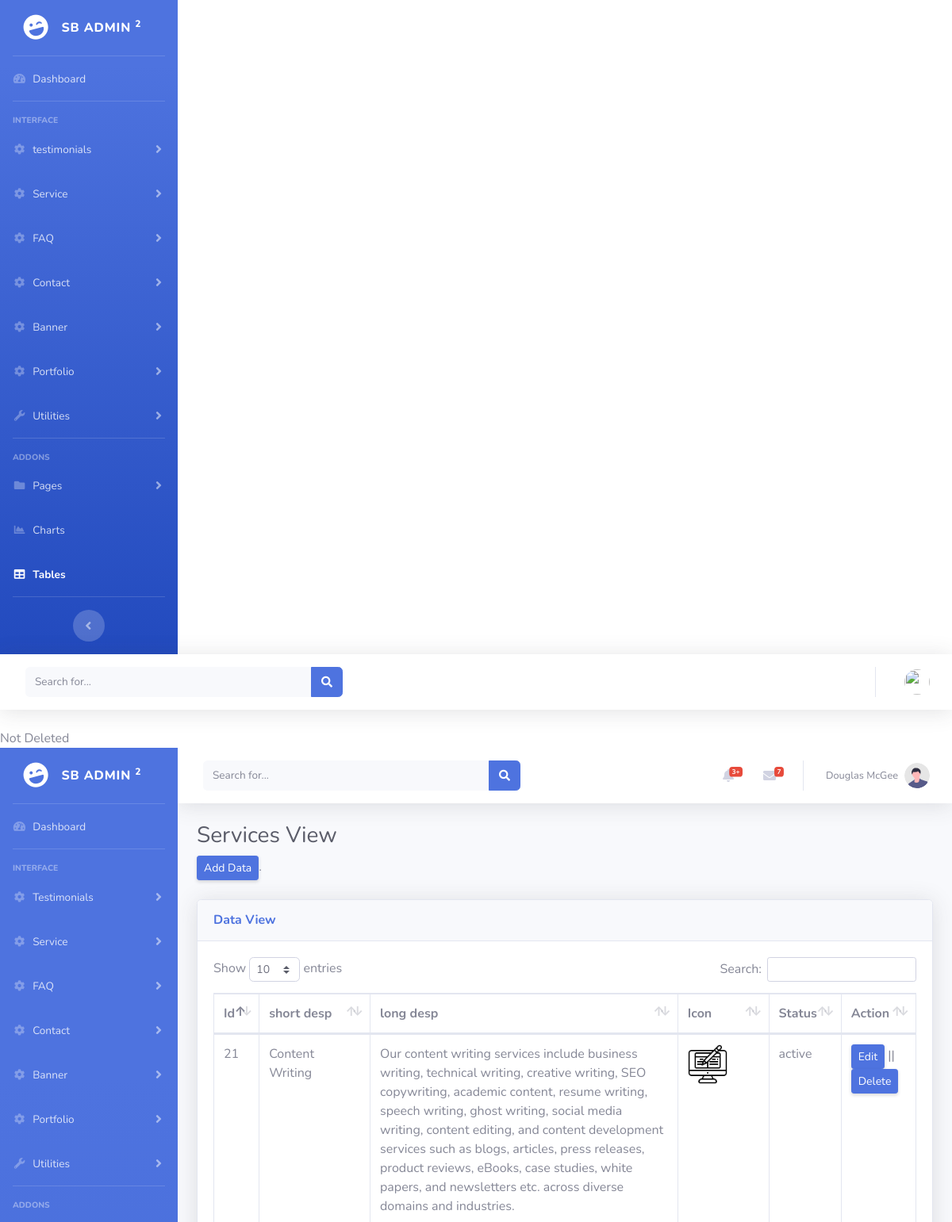
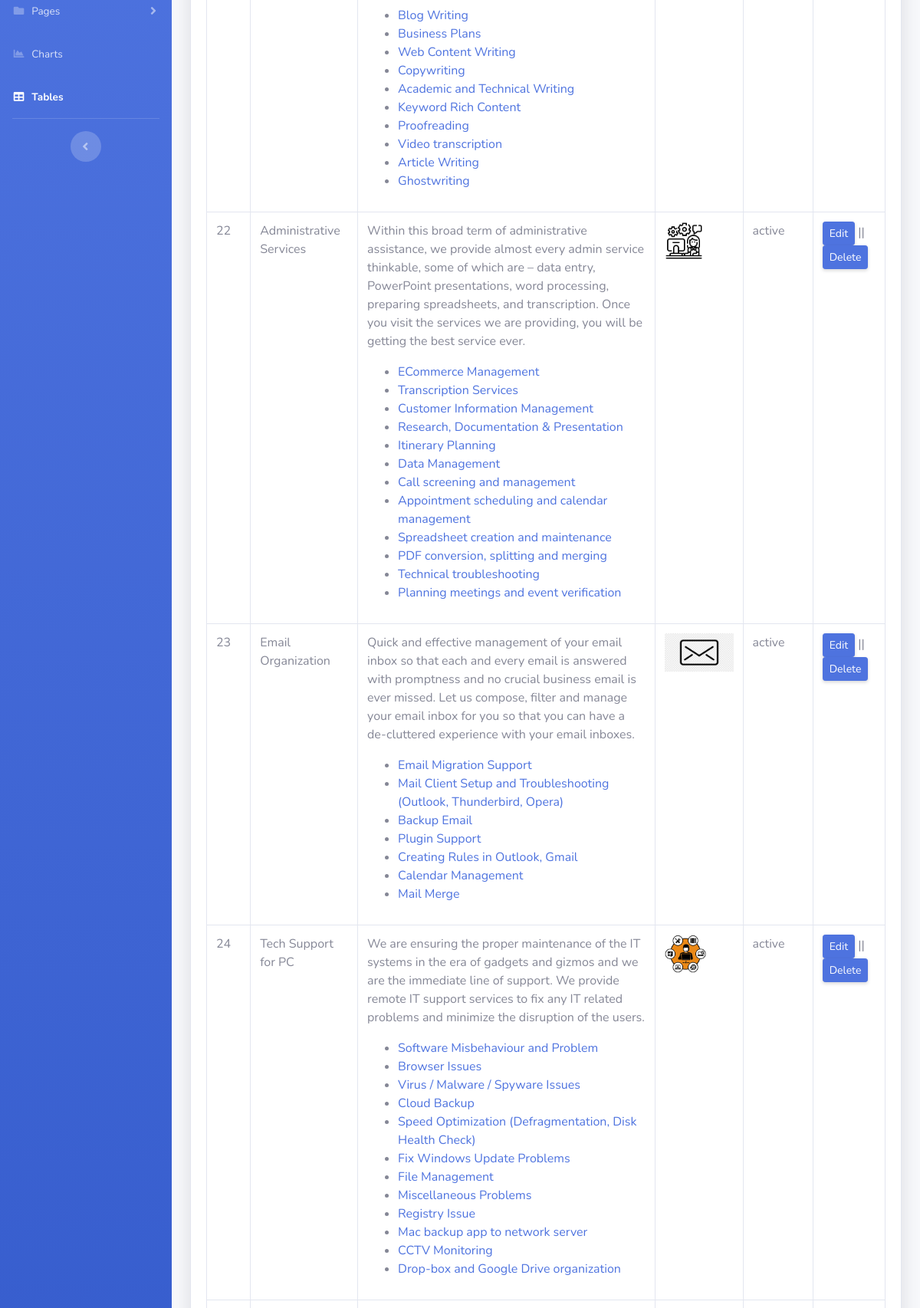
The app's page /project/admin/view_service.php (upper part) with its own data (2 pictures, top to bottom).
### tables this page shows
CREATE TABLE `services` (
  `service_id` int(11) NOT NULL,
  `short_desp` varchar(500) NOT NULL,
  `long_desp` longtext DEFAULT NULL,
  `icon` varchar(155) NOT NULL,
  `status` enum('active','inactive') DEFAULT 'active',
  `create_at` datetime NOT NULL DEFAULT current_timestamp(),
  `update_at` datetime NOT NULL DEFAULT current_timestamp() ON UPDATE current_timestamp()
);

### project/admin/view_service.php (the view, shortened to what this page needs)
<?php include("include/master.php");
if (@$_GET['type'] == 'delete') {
  $id = $_GET['id'];
  $err = [];
  $result1 = mysqli_query($conn, "DELETE FROM `services` WHERE `service_id` = $id");
  $row = mysqli_affected_rows($conn);
  if ($row > 0) {
    $err['message'] = "Record Deleted Successfully";
  }
} else {
  $err = mysqli_error($conn);
  echo "Not Deleted $err";
}
?>
<!DOCTYPE html>
<html lang="en">
<head>
  <link href="vendor/fontawesome-free/css/all.min.css" rel="stylesheet" type="text/css">
  <link href="assets/css/sb-admin-2.min.css" rel="stylesheet">
  <link href="vendor/datatables/dataTables.bootstrap4.min.css" rel="stylesheet">
</head>
<body id="page-top">
  <div id="wrapper">
    <ul class="navbar-nav bg-gradient-primary sidebar sidebar-dark accordion" id="accordionSidebar">
      <a class="sidebar-brand d-flex align-items-center justify-content-center" href="index.html">
        <div class="sidebar-brand-icon rotate-n-15">
          <i class="fas fa-laugh-wink"></i>
        </div>
        <div class="sidebar-brand-text mx-3">SB Admin <sup>2</sup></div>
      </a>
      <hr class="sidebar-divider my-0">
      <li class="nav-item">
        <a class="nav-link" href="dashboard.php">
          <i class="fas fa-fw fa-tachometer-alt"></i>
          <span>Dashboard</span></a>
      </li>
      <hr class="sidebar-divider">
      <div class="sidebar-heading">
        Interface
      </div>
      <li class="nav-item">
        <a class="nav-link collapsed" href="#" data-toggle="collapse" data-target="#collapseTwo" aria-expanded="true" aria-controls="collapseTwo">
          <i class="fas fa-fw fa-cog"></i>
          <span>Testimonials</span>
        </a>
      </li>
      <li class="nav-item">
        <a class="nav-link collapsed" href="#" data-toggle="collapse" data-target="#collapseT" aria-expanded="true" aria-controls="collapseTwo">
          <i class="fas fa-fw fa-cog"></i>
          <span>Service</span>
        </a>
      </li>
      <li class="nav-item">
        <a class="nav-link collapsed" href="#" data-toggle="collapse" data-target="#faq" aria-expanded="true" aria-controls="collapseTwo">
          <i class="fas fa-fw fa-cog"></i>
          <span>FAQ</span>
        </a>
      </li>
      <li class="nav-item">
        <a class="nav-link collapsed" href="#" data-toggle="collapse" data-target="#Contact" aria-expanded="true" aria-controls="collapseTwo">
          <i class="fas fa-fw fa-cog"></i>
          <span>Contact</span>
        </a>
      </li>
      <li class="nav-item">
        <a class="nav-link collapsed" href="#" data-toggle="collapse" data-target="#banner" aria-expanded="true" aria-controls="collapseTwo">
          <i class="fas fa-fw fa-cog"></i>
          <span>Banner</span>
        </a>
      </li>
      <li class="nav-item">
        <a class="nav-link collapsed" href="#" data-toggle="collapse" data-target="#port" aria-expanded="true" aria-controls="collapseTwo">
          <i class="fas fa-fw fa-cog"></i>
          <span>Portfolio</span>
        </a>
      </li>
      <li class="nav-item">
        <a class="nav-link collapsed" href="#" data-toggle="collapse" data-target="#collapseUtilities" aria-expanded="true" aria-controls="collapseUtilities">
          <i class="fas fa-fw fa-wrench"></i>
          <span>Utilities</span>
        </a>
      </li>
      <hr class="sidebar-divider">
      <div class="sidebar-heading">
        Addons
      </div>
      <li class="nav-item">
        <a class="nav-link collapsed" href="#" data-toggle="collapse" data-target="#collapsePages" aria-expanded="true" aria-controls="collapsePages">
          <i class="fas fa-fw fa-folder"></i>
          <span>Pages</span>
        </a>
      </li>
      <li class="nav-item">
        <a class="nav-link" href="charts.html">
          <i class="fas fa-fw fa-chart-area"></i>
          <span>Charts</span></a>
      </li>
      <li class="nav-item active">
        <a class="nav-link" href="tables.html">
          <i class="fas fa-fw fa-table"></i>
          <span>Tables</span></a>
      </li>
      <hr class="sidebar-divider d-none d-md-block">
      <div class="text-center d-none d-md-inline">
        <button class="rounded-circle border-0" id="sidebarToggle"></button>
      </div>
    </ul>
    <div id="content-wrapper" class="d-flex flex-column">
      <div id="content">
        <nav class="navbar navbar-expand navbar-light bg-white topbar mb-4 static-top shadow">
          <form class="d-none d-sm-inline-block form-inline mr-auto ml-md-3 my-2 my-md-0 mw-100 navbar-search">
            <div class="input-group">
              <input type="text" class="form-control bg-light border-0 small" placeholder="Search for..." aria-label="Search" aria-describedby="basic-addon2">
              <div class="input-group-append">
                <button class="btn btn-primary" type="button">
                  <i class="fas fa-search fa-sm"></i>
                </button>
              </div>
            </div>
          </form>
          <ul class="navbar-nav ml-auto">
            <li class="nav-item dropdown no-arrow mx-1">
              <a class="nav-link dropdown-toggle" href="#" id="alertsDropdown" role="button" data-toggle="dropdown" aria-haspopup="true" aria-expanded="false">
                <i class="fas fa-bell fa-fw"></i>
                <span class="badge badge-danger badge-counter">3+</span>
              </a>
            </li>
            <li class="nav-item dropdown no-arrow mx-1">
              <a class="nav-link dropdown-toggle" href="#" id="messagesDropdown" role="button" data-toggle="dropdown" aria-haspopup="true" aria-expanded="false">
                <i class="fas fa-envelope fa-fw"></i>
                <span class="badge badge-danger badge-counter">7</span>
              </a>
            </li>
            <li class="nav-item dropdown no-arrow">
              <a class="nav-link dropdown-toggle" href="#" id="userDropdown" role="button" data-toggle="dropdown" aria-haspopup="true" aria-expanded="false">
                <span class="mr-2 d-none d-lg-inline text-gray-600 small">Douglas McGee</span>
                <img class="img-profile rounded-circle" src="img/undraw_profile.svg">
              </a>
            </li>
          </ul>
        </nav>
        <div class="container-fluid">
          <h1 class="h3 mb-2 text-gray-800">Services View</h1>
          <p class=" mb-4 "><a class="d-none d-sm-inline-block btn btn-sm btn-primary shadow-sm" href="add_service.php">Add Data</a>.</p>
          <div class="card shadow mb-4">
            <div class="card-header py-3">
              <h6 class="m-0 font-weight-bold text-primary">Data View</h6>
            </div>
            <div class="card-body">
              <div class="table-responsive">
                <?php $id = 0;
                $sql = "SELECT * FROM `services`";
                $result = mysqli_query($conn, $sql);
                $row = mysqli_num_rows($result);
                ?>
                <?php if ($row == 0) : ?>
                  <h2>Data Not Found</h2>
                <?php else : ?>
                  <table class="table table-bordered" id="dataTable" width="100%" cellspacing="0">
                    <thead>
                      <tr>
                        <th>Id</th>
                        <th>short desp</th>
                        <th>long desp</th>
                        <th>Icon</th>
                        <th>Status</th>
                        <th>Action</th>
                      </tr>
                    </thead>
                    <tbody>
                      <?php while ($rows = mysqli_fetch_assoc($result)) {
                      ?>
                        <tr>
                          <td><?php echo $rows['service_id'] ?></td>
                          <td><?php echo $rows['short_desp'] ?></td>
                          <td><?php echo $rows['long_desp'] ?></td>
                          <td><img src="<?php echo $rows['icon'] ?>" height="50px"></td>
                          <td><?php echo $rows['status'] ?></td>
                          <td><a class="d-none d-sm-inline-block btn btn-sm btn-primary shadow-sm" href="edit_service.php?id=<?php echo $rows['service_id'] ?>">Edit </a> || <a class="d-none d-sm-inline-block btn btn-sm btn-primary shadow-sm" href="view_service.php?id=<?php echo $rows['service_id'] ?>&type=delete">Delete</a>
                          </td>
                        <?php } ?>
                        </tr>
                    </tbody>
                  </table>
                <?php endif ?>
              </div>
            </div>
          </div>
        </div>
      </div>
    </div>
  </div>
</body>
</html>

### records on screen
services: service_id "21", short_desp "Content Writing", long_desp "Our content writing services include business writing, technical writing, creative writing, SEO copywriting, academic content, resume writing, speech writing, ghost writing, social media writing, content editing, and content development services such as blogs, articles, press releases, product reviews, eBooks, case studies, white papers, and newsletters etc. across diverse domains and industries. Blog Writing Business Plans Web Content Writing Copywriting Academic and Technical Writing Keyword Rich Content Proofreading Video transcription Article Writing Ghostwriting", icon (picture), status "active"
services: service_id "22", short_desp "Administrative Services", long_desp "Within this broad term of administrative assistance, we provide almost every admin service thinkable, some of which are – data entry, PowerPoint presentations, word processing, preparing spreadsheets, and transcription. Once you visit the services we are providing, you will be getting the best service ever. ECommerce Management Transcription Services Customer Information Management Research, Documentation & Presentation Itinerary Planning Data Management Call screening and management Appointment scheduling and calendar management Spreadsheet creation and maintenance PDF conversion, splitting and merging Technical troubleshooting Planning meetings and event verification", icon (picture), status "active"
services: service_id "23", short_desp "Email Organization", long_desp "Quick and effective management of your email inbox so that each and every email is answered with promptness and no crucial business email is ever missed. Let us compose, filter and manage your email inbox for you so that you can have a de-cluttered experience with your email inboxes. Email Migration Support Mail Client Setup and Troubleshooting (Outlook, Thunderbird, Opera) Backup Email Plugin Support Creating Rules in Outlook, Gmail Calendar Management Mail Merge", icon (picture), status "active"
services: service_id "24", short_desp "Tech Support for PC", long_desp "We are ensuring the proper maintenance of the IT systems in the era of gadgets and gizmos and we are the immediate line of support. We provide remote IT support services to fix any IT related problems and minimize the disruption of the users. Software Misbehaviour and Problem Browser Issues Virus / Malware / Spyware Issues Cloud Backup Speed Optimization (Defragmentation, Disk Health Check) Fix Windows Update Problems File Management Miscellaneous Problems Registry Issue Mac backup app to network server CCTV Monitoring Drop-box and Google Drive organization", icon (picture), status "active"
